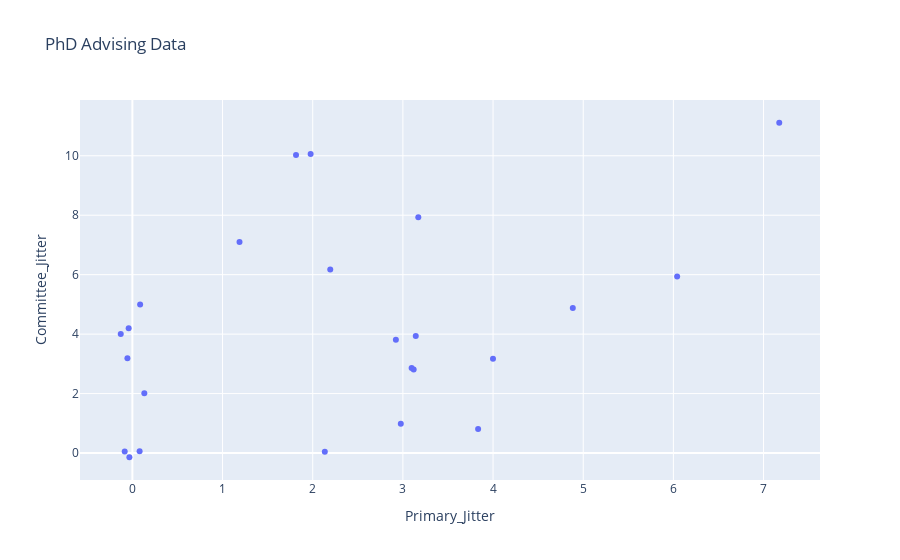

The notebook cell saved with this chart:
### Code cell
jitter_strength = 0.2

# Filter the DataFrame to include only "Primary" roles
df_primary = df[df['Role'] == 'Primary'].copy()

# Apply jittering
df_primary['Primary_Jitter'] = df_primary['Primary Advisees'] + np.random.uniform(-jitter_strength, jitter_strength, size=len(df_primary))
df_primary['Committee_Jitter'] = df_primary['Committee Only'] + np.random.uniform(-jitter_strength, jitter_strength, size=len(df_primary))
fig=px.scatter(df_primary, x='Primary_Jitter', y='Committee_Jitter', title="PhD Advising Data")
fig.show()

### Figure 1 — Plotly figure (JSON) as saved in the notebook; plotly's stock layout.template omitted (floating-point values rounded to 4 significant figures)
{"data": [{"hovertemplate": "Primary_Jitter=%{x}<br>Committee_Jitter=%{y}<extra></extra>", "legendgroup": "", "marker": {"color": "#636efa", "symbol": "circle"}, "mode": "markers", "name": "", "orientation": "v", "showlegend": false, "type": "scatter", "x": [3.097, -0.08519, 3.834, -0.03322, -0.05506, 0.1324, 2.134, 2.195, 0.07999, 1.815, 2.922, 3.143, 0.08593, 1.977, 1.188, -0.04136, 4.884, 6.042, 7.174, -0.1291, 2.977, 3.12, 3.999, 3.171], "xaxis": "x", "y": [2.863, 0.05072, 0.8093, -0.1413, 3.188, 2.008, 0.0401, 6.177, 0.06175, 10.02, 3.813, 3.935, 4.995, 10.06, 7.097, 4.199, 4.883, 5.938, 11.11, 4.001, 0.9821, 2.814, 3.171, 7.932], "yaxis": "y"}], "layout": {"legend": {"tracegroupgap": 0}, "title": {"text": "PhD Advising Data"}, "xaxis": {"anchor": "y", "domain": [0, 1], "title": {"text": "Primary_Jitter"}}, "yaxis": {"anchor": "x", "domain": [0, 1], "title": {"text": "Committee_Jitter"}}}}
